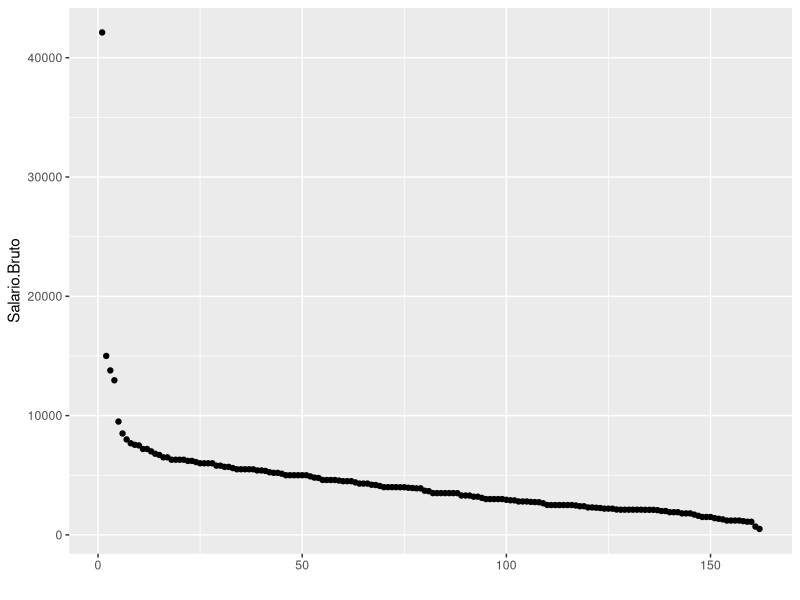

Recreate this plot in R. (Note: this script raises an error after producing the figure.)
## ---- chunk 1
library("ggplot2")
## ---- chunk 2
salariosTI <- read.csv("salarios-ti-refinado.csv")
head(salariosTI[,c(2,3,4,6,12)])
## ---- chunk 3
colnames(salariosTI)
## ---- chunk 4
qplot(data = salariosTI, y = Salario.Bruto) 
## ---- chunk 5
#O código abaixo filtra e recupera a mediana dos salários por estados,onde por fim será gerado um gráfico de barras.
estados <- levels(salariosTI$UF)
estados_salario <- sapply(estados,function(estado){
  salario_estado <- salariosTI[salariosTI$UF == estado,]
  median(salario_estado$Salario.Bruto)
}) 

estados_salario <- as.data.frame(estados_salario)
estados_salario <- cbind(Estados = rownames(estados_salario), estados_salario)
colnames(estados_salario)<- c("Estados","Mediana_Salarial")
estados_salario<-estados_salario[order(-estados_salario$Mediana_Salarial),]
rownames(estados_salario) <- NULL
chart <- ggplot(estados_salario, aes(Estados,Mediana_Salarial))
ordenar <- reorder(estados_salario$Estados,estados_salario$Mediana_Salarial)
chart + geom_bar(stat = "identity",aes(ordenar))
## ---- chunk 6
#O código abaixo filtra e recupera a mediana dos salários por regiões,onde por fim será gerado um gráfico de barras.

regioes <- levels(salariosTI$Regiao)
regioes_salarios <- sapply(regioes, function(regiao){
   salario_regiao <- salariosTI[salariosTI$Regiao == regiao,]
   median(salario_regiao$Salario.Bruto)
 })

regioes_salarios <- as.data.frame(regioes_salarios)
regioes_salarios <- cbind(Estados = rownames(regioes_salarios), regioes_salarios)
colnames(regioes_salarios)<- c("Regiao","Mediana_Salarial")
regioes_salarios<-regioes_salarios[order(-regioes_salarios$Mediana_Salarial),]
rownames(regioes_salarios) <- NULL
ggplot(data = regioes_salarios, aes(x = Regiao,y = Mediana_Salarial)) + geom_bar(stat = "identity")
## ---- chunk 7
#O código abaixo recupera a mediana do conjunto de salários altos e baixos do nosso conjunto por região.
regioes <- levels(salariosTI$Regiao)
regioes_salariosAlto <- sapply(regioes, function(regiao){
  salario_regiao <- salariosTI[salariosTI$Regiao == regiao,]
  salario_regiao <- salario_regiao[salario_regiao$Salario.Bruto > quantile(salariosTI$Salario.Bruto,0.75),]
  median(salario_regiao$Salario.Bruto)
})

regioes_salariosBaixo <- sapply(regioes, function(regiao){
  salario_regiao <- salariosTI[salariosTI$Regiao == regiao,]
  salario_regiao <- salario_regiao[salario_regiao$Salario.Bruto <= quantile(salariosTI$Salario.Bruto,0.75),]
  median(salario_regiao$Salario.Bruto)
})
head(regioes_salariosAlto)
head(regioes_salariosBaixo)
## ---- chunk 8
regioes_salariosAlto <- regioes_salariosAlto[-3]
regioes_salariosBaixo <-regioes_salariosBaixo[-3]
salarios_altos_baixos <- cbind(regioes_salariosAlto,regioes_salariosBaixo)
barplot(t(salarios_altos_baixos),beside = TRUE,ylim = c(0,6000),main = "Diferenca entre Salários Altos e Baixos",col=c("blue","red"),legend = c("Salario Alto","Salario Baixo"),args.legend = list(title = "Legenda", x = "topright", cex = .6,text.font = 200))
## ---- chunk 9
regioes_salarioDiferenca <- regioes_salariosAlto - regioes_salariosBaixo
regioes_salarioDiferenca <- as.data.frame(regioes_salarioDiferenca)
regioes_salarioDiferenca <- cbind(Regioes = rownames(regioes_salarioDiferenca), regioes_salarioDiferenca)
colnames(regioes_salarioDiferenca)<- c("Regiao","Diferenca")
regioes_salarioDiferenca<-regioes_salarioDiferenca[order(-regioes_salarioDiferenca$Diferenca),]
rownames(regioes_salarioDiferenca) <- NULL
head(regioes_salarioDiferenca)
